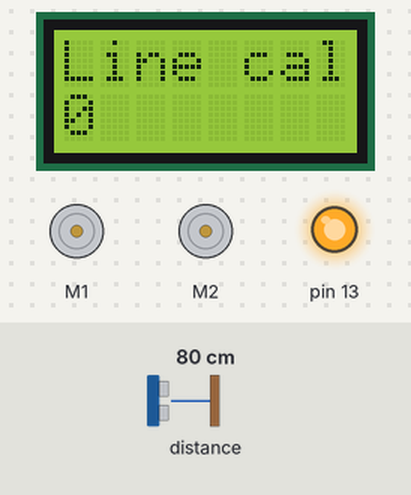
Bench run of a sketch on a simulated Arduino Leonardo, built with avr-gcc and run on an emulated ATmega32U4. Parts: 8×2 character LCD, 2 × DC motor (green arrow = forward, orange = backward, longer = faster), output pins drawn as LEDs (lit = HIGH). The inputs (shaded band) are chosen by the test bench; at power-on: distance to the obstacle 80 cm.

Above: at 0.1 s.
At 2.6 s:
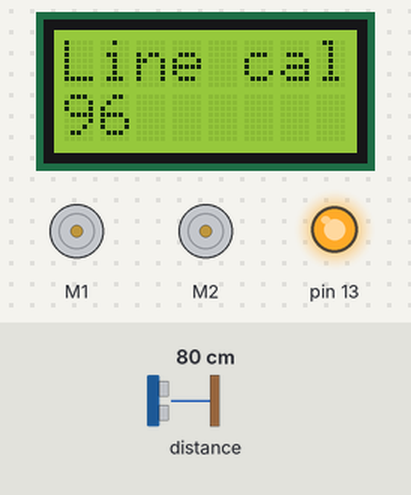
At 5.3 s:
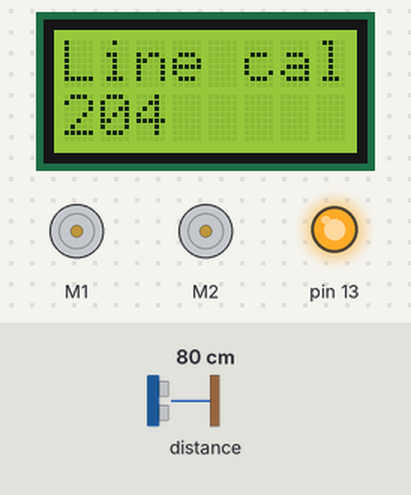
At 10.73 s:
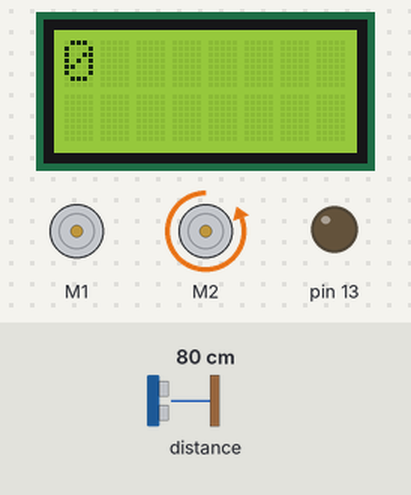
Timing chart, 0 to 40.0 s (numbered marks = the images above):
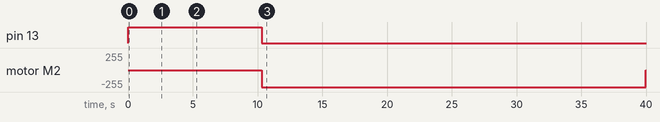

Measured:
- by itself, motor M2: stopped → backward 255/255 at 10.3 s, → stopped 29.7 s later

The sketch:

SumoZumo.ino
```cpp
#include<Zumo32U4.h>
#include <Wire.h>


Zumo32U4ButtonA bA;
Zumo32U4ButtonB bB;
Zumo32U4ButtonC bC;
Zumo32U4Motors motors;
Zumo32U4LCD lcd;

Zumo32U4LineSensors lineS;
Zumo32U4ProximitySensors proxS;


void setup() {
  // put your setup code here, to run once:
  ledRed(1);
  ledYellow(1);
  ledGreen(1);
  lcd.print("JESUS");
  proxS.initThreeSensors();
  lineS.initThreeSensors();

  calibrateLineSensors();

  //motors.setLeftSpeed(200);
 // motors.setRightSpeed(200);

}

void loop()
{


  uint16_t lineSensorVal[3] = {0, 0, 0};
  lineS.readCalibrated(lineSensorVal);
  if(lineSensorVal[1] < 200)
  {
    goBack();
  }
  else if(lineSensorVal[0] < 200)
  {
      goRight();
  }
  else if(lineSensorVal[2] < 200)
  {
    goLeft();
  }
  else
  {

  }


  proxS.read();
  if(proxS.countsLeftWithLeftLeds() >= 2)
  {
    turnL();
  }
  else if(proxS.countsRightWithRightLeds() >= 2)
  {
    turnR();
  }

  uint16_t dif = proxS.countsFrontWithRightLeds() - proxS.countsFrontWithLeftLeds();
  lcd.clear();
  lcd.print(dif);
  if(dif > 0)
  {
    gL(dif);
  }
  else if(dif < 0)
  {
    gR(dif);
  }


}

void border()
{
  goBack();
  goLeft();
}
void goLeft()
{
    motors.setLeftSpeed(100);
  motors.setRightSpeed(300);
}

void goRight()
{
    motors.setLeftSpeed(300);
  motors.setRightSpeed(100);
}

void gR(uint16_t angle)
{
  motors.setRightSpeed(400 - (angle  * 200));
  motors.setLeftSpeed(400);
}

void gL(uint16_t angle)
{
  motors.setLeftSpeed(400 + (angle  * 200));
  motors.setRightSpeed(400);
}

void goStraight()
{
    motors.setLeftSpeed(400);
  motors.setRightSpeed(400);
}

void goStop()
{
    motors.setLeftSpeed(0);
  motors.setRightSpeed(0);
}

void goBack()
{
  motors.setLeftSpeed(0);
  motors.setRightSpeed(-400);
  delay(200);
  goStop();
}

void turnL()
{
  motors.setLeftSpeed(-400);
  motors.setRightSpeed(400);
}

void turnR()
{
  motors.setLeftSpeed(400);
  motors.setRightSpeed(-400);
}


void calibrateLineSensors()
{
// To indicate we are in calibration mode, turn on the yellow LED
// and print "Line cal" on the LCD.
  ledYellow(1);
  lcd.clear();
  lcd.print(F("Line cal"));
  for (uint16_t i = 0; i < 400; i++)
  {
  lcd.gotoXY(0, 1);
  lcd.print(i);
  lineS.calibrate();
  }
  ledYellow(0);
  lcd.clear();
}


void uselsessness()
{
  if(bA.isPressed())
  {
    for(int i = 0; i < 350; i++)
    {
    motors.setRightSpeed(i);
    }
    motors.setRightSpeed(0);
  }
    if(bC.isPressed())
  {
    for(int i = 0; i < 350; i++)
    {
    motors.setLeftSpeed(i);
    }
     motors.setLeftSpeed(0);
  }

    if(bB.isPressed())
  {
    for(int i = 0; i < 200; i++)
    {
    motors.setRightSpeed(i);
    motors.setLeftSpeed(i);
    }
     motors.setRightSpeed(0);
      motors.setLeftSpeed(0);
  }
  }


  void notThatGood()
  {
   uint16_t lineSensorVal[3] = {0, 0, 0};
  lineS.readCalibrated(lineSensorVal);
    for(uint16_t i : lineSensorVal)
  {
    if(i > 800)
    {
      motors.setLeftSpeed(0);
      motors.setRightSpeed(0);
      lcd.print("OOPSIE");
    }
    else
    {
      lcd.print("GOGOGO");
      motors.setLeftSpeed(200);
      motors.setRightSpeed(200);
     }
  }

}
```
